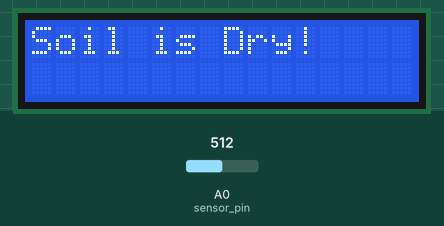
The sketch below on a simulated Arduino Uno, built with avr-gcc and run on an emulated ATmega328P. On the bench: 16×2 character LCD. The test bench sets the inputs (shaded band); at power-on: A0 (sensor_pin) = 512.

Above: at 1.2 s.
1.3 s: A0 (sensor_pin) set to 483
At 1.57 s:
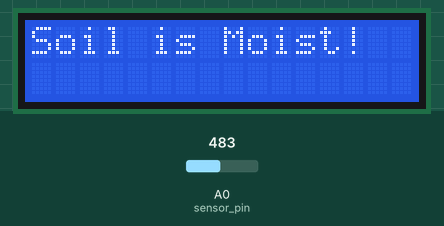
3.3 s: A0 (sensor_pin) set to 510
At 3.55 s:
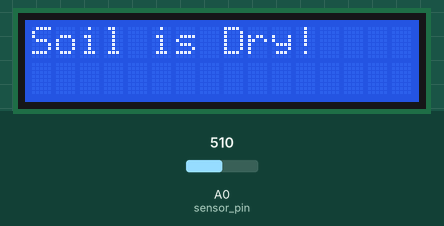
5.7 s: A0 (sensor_pin) set to 490
At 5.97 s:
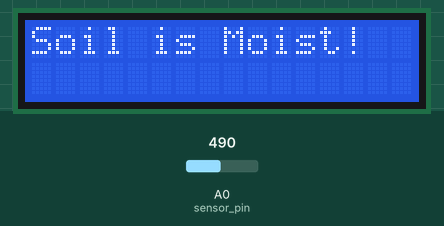

Measured:
- the behaviour switches between 501 and 500 on A0 (sensor_pin) (found by bisection; images 0 and 1)
- after the input at 1.3 s, the display: first differs from a run without the input at once (image 1)
- after the input at 3.3 s, the display: changes at once (image 2)
- after the input at 5.7 s, the display: changes at once (image 3)
- what the display in image 1 shows lasts 0.5 s, from 1.3 s to 1.8 s
- what the display in image 2 shows lasts 0.5 s, from 3.3 s to 3.8 s

The sketch:

lcd_i2c_with_soilMoisture.ino
```cpp
#include <LiquidCrystal_I2C.h>
const int threshold = 500;
const int sensor_pin = A0;
LiquidCrystal_I2C lcd(39, 16, 2);

void setup() {
  lcd.init();
  lcd.backlight();
  lcd.clear();

  pinMode(sensor_pin, INPUT);
}

void loop() {
  lcd.setCursor(0, 0);
  int moisture_val = analogRead(sensor_pin);
  if (moisture_val > threshold) {
    lcd.print("Soil is Dry!");
    delay(100);
    lcd.clear();
  } else {
    lcd.print("Soil is Moist!");
    delay(100);
    lcd.clear();
  }
}
```
